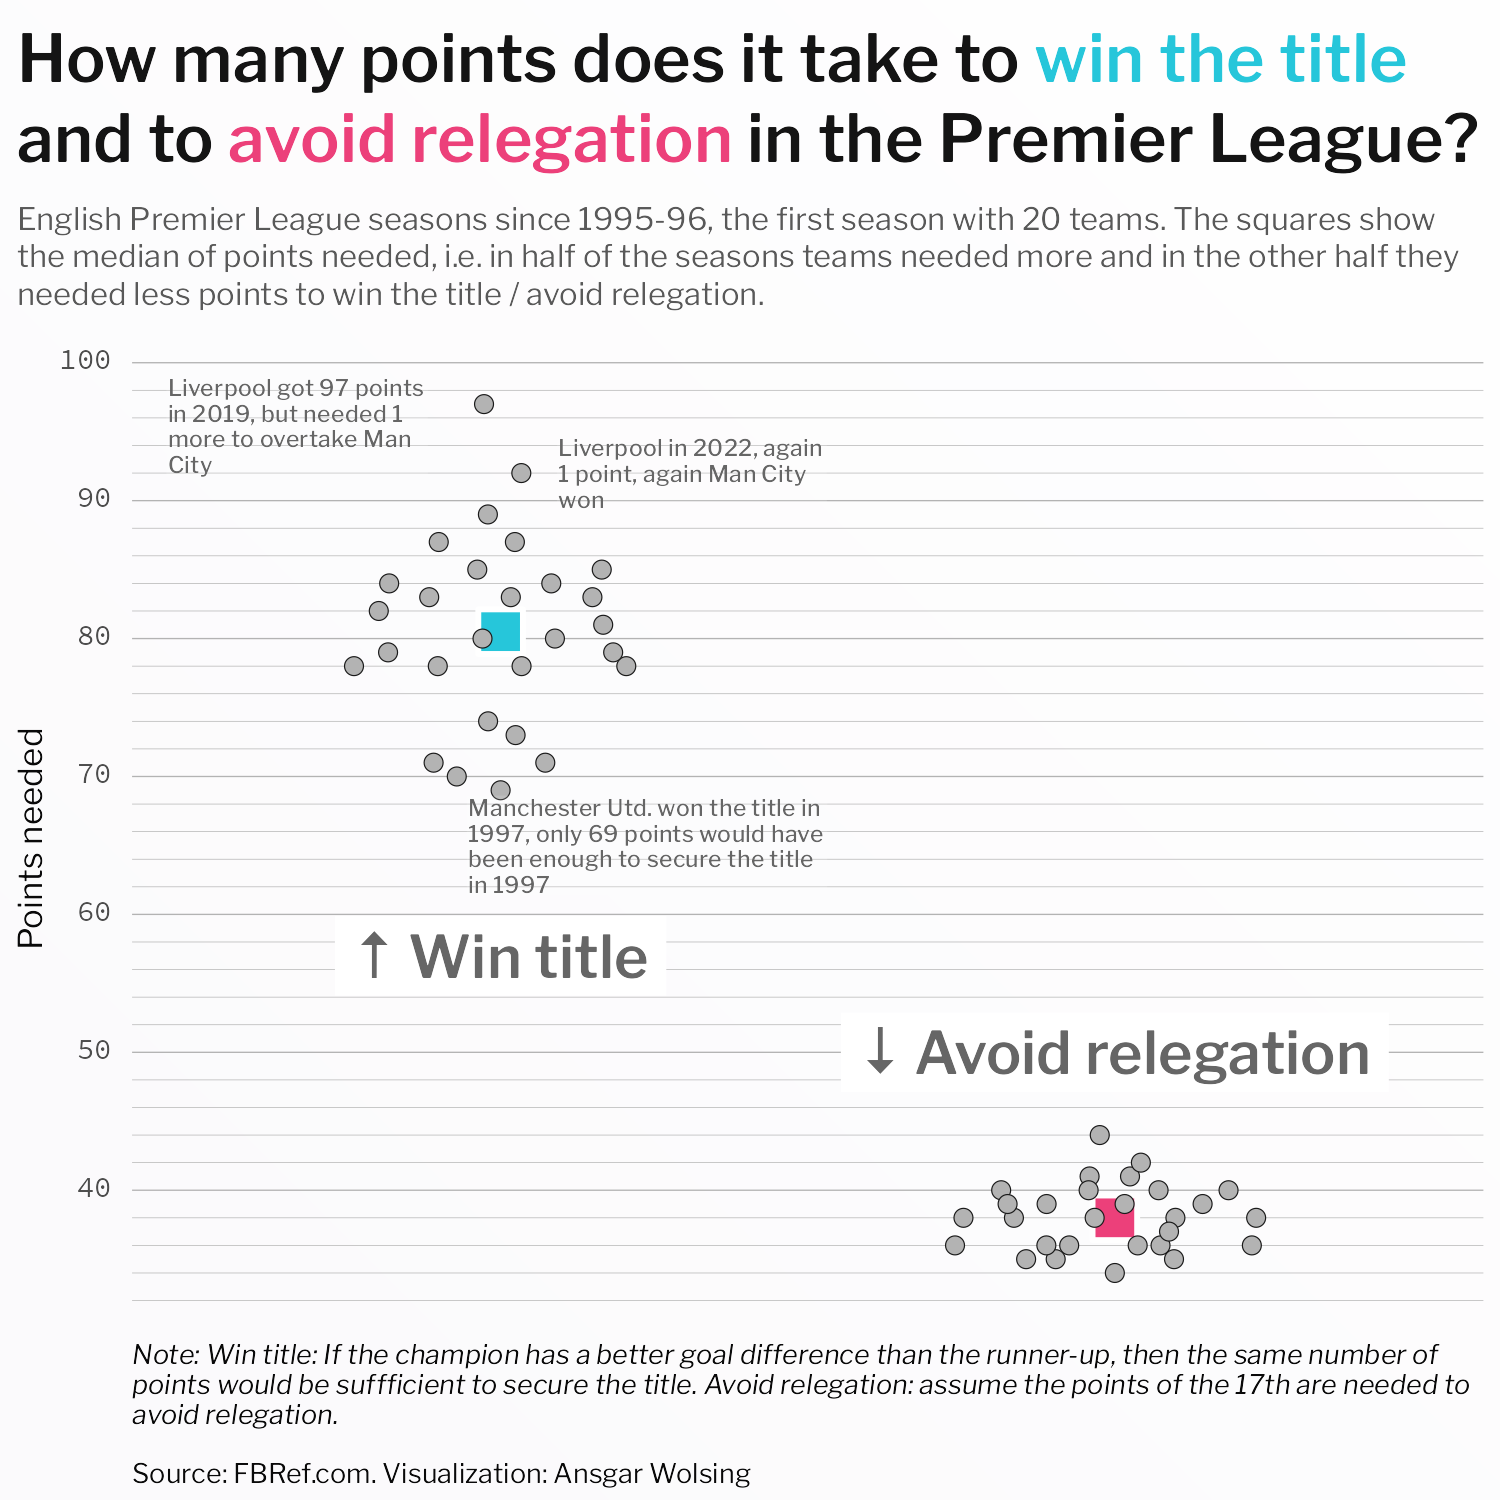

Recreate this plot in R.
library(tidyverse)
library(ggtext)
library(worldfootballR)
library(here)

base_path <- here("2024", "27")

final_tables <- fb_season_team_stats(
  "ENG", gender = "M", tier = "1st", 
  season_end_year = 1993:2023, 
  stat_type = "league_table")
write_rds(final_tables, here(base_path, "premier-league-tables-1992to2023.rds"))

# Only keep the seasons with 20 teams / 38 matches
final_tables |> 
  count(Season_End_Year) # >> starting from season end year 1996

final_tables_38matches <- final_tables |> 
  filter(MP == 38)

#' Assumptions:
#' GOOD: Points to win the title: at least as many as the 2nd spot, 
#' assuming a better goal difference for the champions
#' BAD: Points that are not enough avoid relegation: the 17th spot - 1 point

final_tables_38matches_title_relegation <- final_tables_38matches |> 
  tibble() |>
  arrange(Season_End_Year, Rk) |> 
  select(Season_End_Year, Rk, Squad, Pts, GD) |> 
  # Calculate the point and goal difference to the next better team in the table
  mutate(
    pts_to_better_spot = Pts - lag(Pts, 1, default = max(Pts)),
    gd_to_better_spot = GD - lag(GD, 1, default = max(GD)),
    .by = Season_End_Year
  ) |> 
  # Only keep the first 2 places (title race) and place 17 and 18 (relegation battle)
  filter(Rk %in% 1:2 | Rk %in% 17:18) |> 
  #' Title race: if the champion has a better goal difference than the runner-up,
  #' then the same number of points would be suffficient to secure the title
  #' Relegation battle: just assume the points of the 17th
  mutate(
    pts_secure_title = ifelse(
      Rk == 2,
      ifelse(gd_to_better_spot >= 0, Pts + 1, Pts),
      NA_integer_),
    pts_not_relegated = ifelse(
      Rk == 17,
      Pts,
      NA_integer_)
  )



# Custom theme
colors <- c("#FBFAFC", "#FFFFFF")
gradient_fill <- grid::linearGradient(colors, group = FALSE)
theme_set(
  theme_minimal(base_family = "Libre Franklin") +
    theme(
      plot.background = element_rect(color = gradient_fill, fill = gradient_fill),
      text = element_text(color = "#090909"),
      axis.title = element_text(size = 8),
      axis.text = element_markdown(family = "Source Code Pro", size = 7),
      plot.title = element_markdown(
        color = "grey8", lineheight = 1.2,
        family = "Libre Franklin SemiBold", hjust = 0, size = 16,
        margin = margin(t = 4, b = 4)),
      plot.title.position = "plot",
      plot.subtitle = element_textbox(
        hjust = 0, color = "grey35", size = 7.5, width = 0.9, lineheight = 1.2,
        margin = margin(b = 8)),
      plot.caption = element_textbox(
        width = 1, hjust = 0, lineheight = 1.1, size = 6.5),
      plot.margin = margin(rep(4, 4)),
      legend.position = "bottom",
      legend.text = element_text(size = 7),
      legend.key.height = unit(6, "mm"),
      legend.key.width = unit(10, "mm"),
      legend.box.spacing = unit(0, "mm"),
      legend.margin = margin(0),
      panel.grid.major.x = element_blank(),
      panel.grid.minor.x = element_blank(),
      panel.grid.major.y = element_line(color = "grey70", linewidth = 0.15),
      panel.grid.minor.y = element_line(color = "grey70", linewidth = 0.08),
      strip.text = element_markdown(
        family = "Libre Franklin SemiBold", size = 10,
        margin = margin(t = 4, b = 1))
    ) 
)



final_tables_38matches_title_relegation |> 
  filter(Rk == 2 | Rk == 17) |> 
  group_by(Season_End_Year) |> 
  summarize(
    pts_secure_title = min(pts_secure_title, na.rm = TRUE),
    pts_not_relegated = min(pts_not_relegated, na.rm = TRUE)
  ) |> 
  pivot_longer(cols = c(pts_secure_title, pts_not_relegated),
               names_to = "result", values_to = "points_needed") |> 
  mutate(result = case_match(
    result,
    "pts_secure_title" ~ "Win title",
    "pts_not_relegated" ~ "Avoid relegation"
    ),
    result = factor(result, levels = c("Win title", "Avoid relegation"))
  ) |> 
  ggplot(aes(result, points_needed)) +
  # Median of points needed
  stat_summary(
    aes(fill = result),
    fun = median,
    shape = 22, color = "white", size = 1.25) +
  ggbeeswarm::geom_quasirandom(
    shape = 21, color = "grey10", stroke = 0.2, fill = "grey70", width = 0.3, 
    size = 2
  ) +
  # Annotations for the results
  annotate(
    "label",
    x = c(1, 2),
    y = c(57, 50), 
    label = c("\U2191 Win title", "\U2193 Avoid relegation"),
    family = "Libre Franklin SemiBold", color = "grey40", label.size = 0,
    size = 5, fill = "#FFFFFF", label.r = unit(0, "mm")
  ) +
  # Highlight outcomes
  annotate(
    ggrepel::GeomLabelRepel,
    x = c(0.95, 1.6, 1.6),
    y = c(97, 92, 65),
    label = c(
      str_wrap("Liverpool got 97 points in 2019, but needed 1 more to overtake Man City", 24),
      str_wrap("Liverpool in 2022, again 1 point, again Man City won", 24),
      str_wrap("Manchester Utd. won the title in 1997, only 69 points would have
               been enough to secure the title in 1997", 32)
    ),
    family = "Libre Franklin Medium", color = "grey40", label.size = 0,
    size = 2, fill = "#FFFFFF22", label.r = unit(0, "mm"), label.padding = unit(0.2, "mm"),
    direction = "x", lineheight = 0.9, 
    min.segment.length = 0.1, point.padding = unit(1, "cm"),
    hjust = 0, segment.size = 0.2, segment.color = "grey40",
    force_pull = 0.5, 
    seed = 43
  ) +
  scale_y_continuous(
    breaks = seq(0, 38 * 3, 10),
    minor_breaks = seq(0, 38 * 3, 2)
  ) +
  scale_fill_manual(
    values = c("#26C6DA", "#EC407A"),
    aesthetics = c("color", "fill")
  ) +
  guides(fill = "none") +
  coord_cartesian(clip = "off") +
  labs(
    title = "How many points does it take to
    <span style='color:#26C6DA'>win the title</span><br>
    and to
    <span style='color:#EC407A'>avoid relegation</span> in the Premier League?",
    subtitle = "English Premier League seasons since 1995-96, the first season with 20 teams.
    The squares show the median of points needed, i.e. in half of the seasons 
    teams needed more and in the other half they needed less points to 
    win the title / avoid relegation.",
    caption = "<i>Note: Win title: If the champion has a better goal difference than the runner-up,
    then the same number of points would be suffficient to secure the title. 
    Avoid relegation: assume the points of the 17th are needed to avoid relegation.</i>
    <br><br>
    Source: FBRef.com. Visualization: Ansgar Wolsing",
    y = "Points needed"
  ) +
  theme(
    axis.title.x = element_blank(),
    axis.text.x = element_blank(),
    plot.subtitle = element_textbox(width = 1, size = 7.5, 
                                    margin = margin(t = 4, b = 12)),
    plot.caption = element_textbox(margin = margin(t = 4, b = 6))
  )
ggsave(here(base_path, "27-good-bad.png"), width = 5, height = 5)
